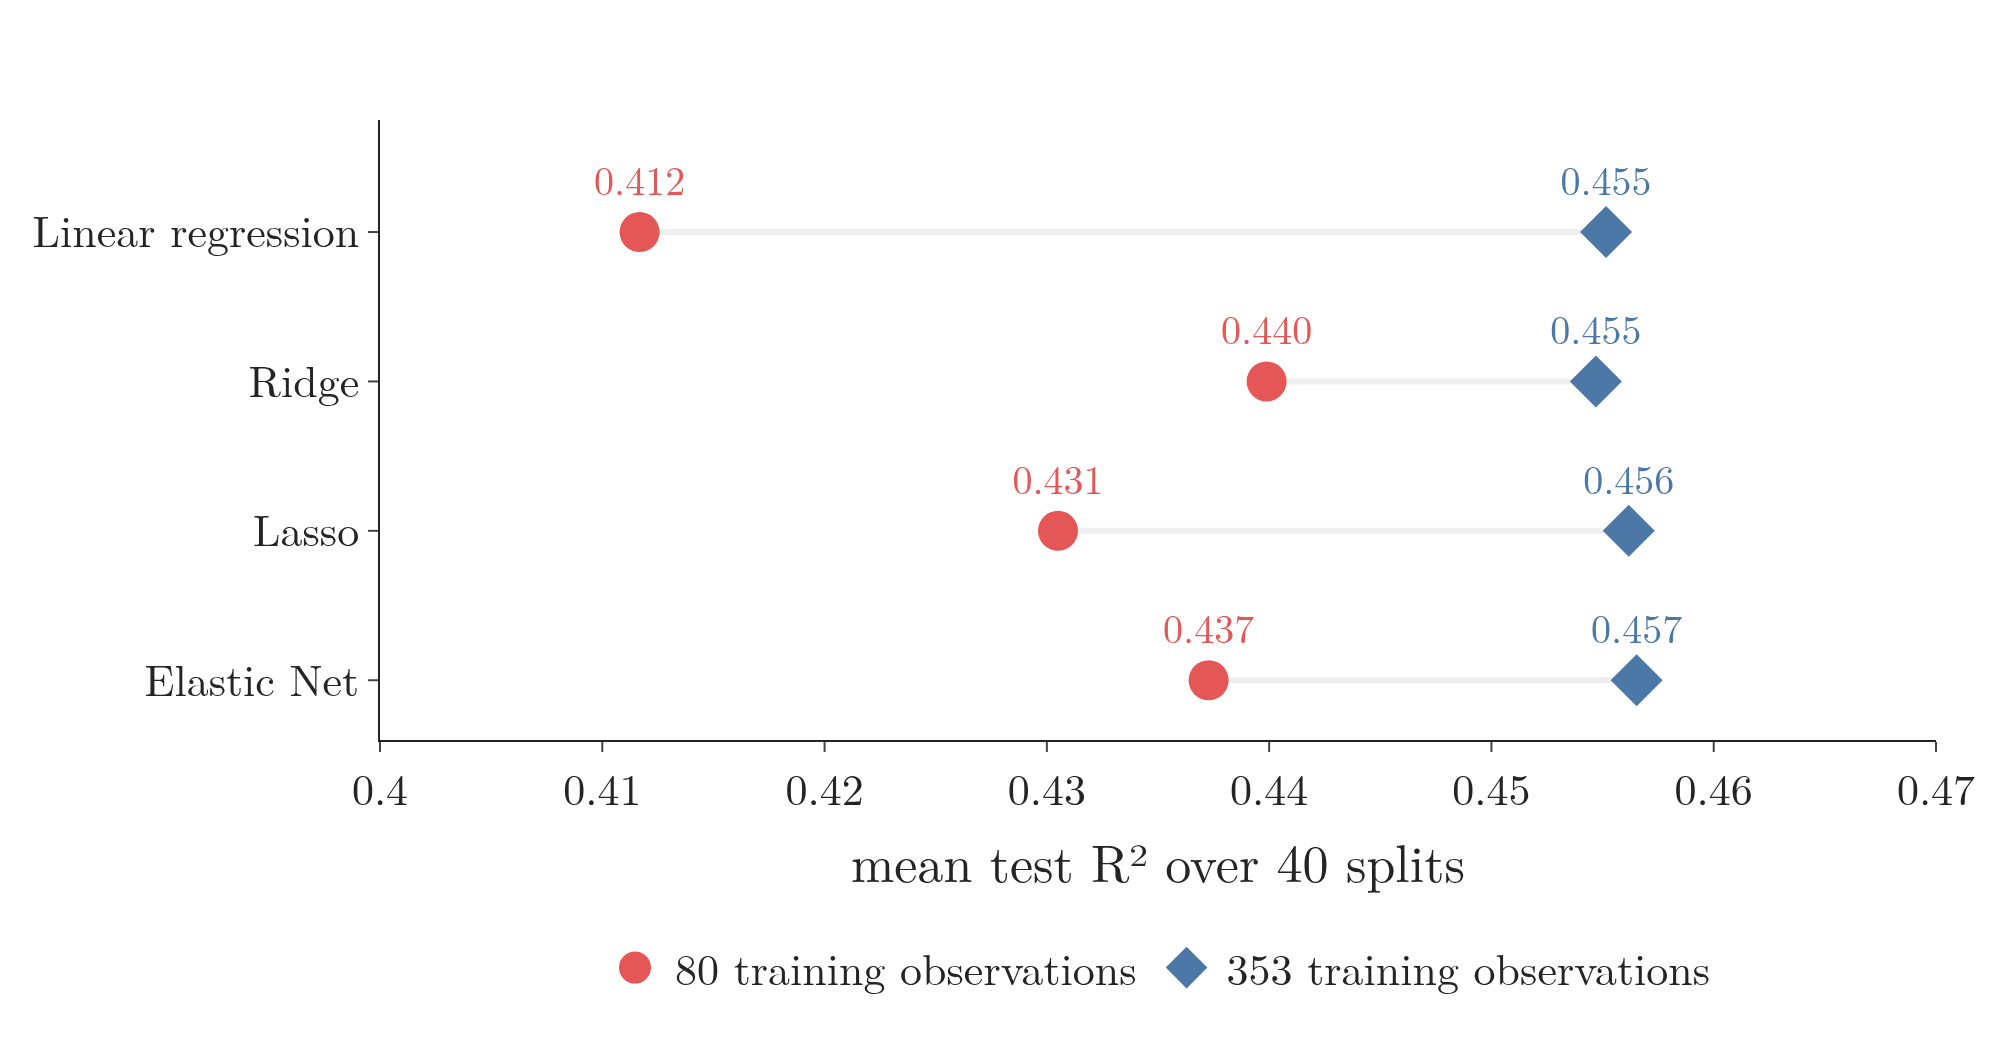

Python code for this plot:
"""Section 6: mean test R² of linear regression, RidgeCV, LassoCV and ElasticNetCV on the diabetes data, 40 random
splits, with 80 training observations and with the full 353 (Plotly dot plot). Same experiment as the notebook:
every penalty tuned by 5-fold CV on the training part only. Takes a few minutes (40 x 2 x ElasticNetCV)."""
import warnings
from pathlib import Path
import numpy as np
import plotly.graph_objects as go
from sklearn.datasets import load_diabetes
from sklearn.linear_model import ElasticNetCV, LassoCV, LinearRegression, RidgeCV
from sklearn.model_selection import train_test_split

warnings.simplefilter("ignore")
here = Path(__file__).parent
X, y = load_diabetes(return_X_y=True)
alphas = np.logspace(-4, 1, 40)
NAMES = ["Linear regression", "Ridge", "Lasso", "Elastic Net"]


def compare(n_train, n_splits=40):
    scores = {k: [] for k in NAMES}
    for s in range(n_splits):
        X_tr, X_te, y_tr, y_te = train_test_split(X, y, train_size=n_train, random_state=s)
        models = [LinearRegression(), RidgeCV(alphas=alphas), LassoCV(alphas=alphas, cv=5),
                  ElasticNetCV(l1_ratio=[0.1, 0.5, 0.7, 0.9, 0.95, 0.99, 1], alphas=alphas, cv=5)]
        for k, m in zip(NAMES, models):
            scores[k].append(m.fit(X_tr, y_tr).score(X_te, y_te))
    return [float(np.mean(scores[k])) for k in NAMES]


small, full = compare(80), compare(353)
print("80:", np.round(small, 3), "353:", np.round(full, 3))
assert list(np.round(small, 3)) == [0.412, 0.440, 0.431, 0.437]      # the Note's table
assert list(np.round(full, 3)) == [0.455, 0.455, 0.456, 0.457]       # the Note's Extra
fig = go.Figure()
for vals, name, color, sym in [(small, "80 training observations", "#E45756", "circle"),
                               (full, "353 training observations", "#4C78A8", "diamond")]:
    fig.add_trace(go.Scatter(x=vals, y=NAMES, mode="markers+text", name=name, text=[f"{v:.3f}" for v in vals],
                             textposition="top center", textfont=dict(color=color, size=20),
                             marker=dict(size=20, color=color, symbol=sym)))
for k, a, b in zip(NAMES, small, full):
    fig.add_shape(type="line", x0=a, x1=b, y0=k, y1=k, line=dict(color="#CCCCCC", width=3), layer="below")
fig.update_layout(template="simple_white", width=1000, height=520, font=dict(family="Latin Modern Roman", size=22),
                  xaxis=dict(title="mean test R² over 40 splits", range=[0.40, 0.47]),
                  yaxis=dict(range=[3.4, -0.75]), margin=dict(l=190, r=30, t=60, b=150),
                  legend=dict(orientation="h", x=0.5, xanchor="center", y=-0.3))
fig.write_image(here / "small_data.png", scale=2)
fig.write_image(here / "small_data.pdf")
